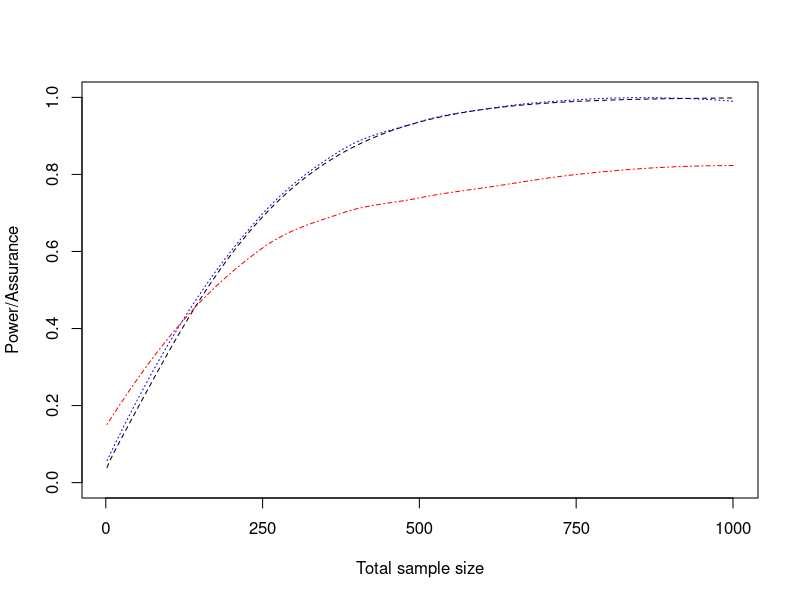

The R script that drew this image: (Note: a time limit stopped this script after it produced the figure.)
## ---- chunk 1
knitr::opts_chunk$set(echo = TRUE)
library(knitr)
library(tidyverse)
library(RColorBrewer)
## ---- chunk 2
MoxonidineData <- data.frame(RaisedcTni = c(23, 31), NotRaisedcTni = c(40, 47), row.names = c("Control", "Treatment"))
chisq.test(MoxonidineData, correct = F)
## ---- chunk 3
estBetaParams <- function(mu, var) {
  alpha <- ((1 - mu) / var - 1 / mu) * mu ^ 2
  beta <- alpha * (1 / mu - 1)
  return(params = list(alpha = alpha, beta = beta))
}
  
estBetaParams(0.45, 0.1^2)

## ---- chunk 4

N1vec <- seq(1,500)
N2vec <- seq(1,500)
powervec <- vector(length = 500)
for (i in 1:500){
  power <- power.prop.test(n=N1vec[i],p1=0.45,p2=0.3)
  powervec[i] <- power$power
}

plot(powervec, type = "l", ylim = c(0,1), xaxt = "n", xlab = "Total sample size", ylab = "Power/Assurance", lty=2)
axis(1, at = seq(0, 500,by = 125), labels = seq(0, 1000, by = 250))

assurancefunc <- function(n1, n2, m, v){
  n <- 10e1
  zvec <- vector(length=n)
  for (i in 1:n){
    theta1 <- rbeta(1, 10.7, 13.1) #Control
    rho <- rnorm(1, m, sd = sqrt(v))
    theta2 <- theta1 - rho #Treatment
    if (theta2 <0 ){
      zvec[i] <- NA
    } else {
      control <- rbinom(1, n1, theta1)
      treatment <- rbinom(1, n2, theta2)
      MoxonidineData <- data.frame(RaisedcTni = c(control, treatment),
              NotRaisedcTni = c(n1 - control, n2 - treatment), row.names = c("Control", "Treatment"))
      test <- chisq.test(MoxonidineData, correct = F)
      zvec[i] <- test$p.value < 0.05
    }
  }
  zvec <-  na.omit(zvec)
  mean(zvec)
}

#Scenario 1
ass1 <- vector(length = 500)
for (i in 1:500){
  ass1[i] <- assurancefunc(N1vec[i], N2vec[i], m = 0.15, v = 0.0001)
}
lo1 = loess(ass1~N1vec)
lines(predict(lo1), lty=3, col="blue")


#Scenario 2
ass2 <- vector(length = 500)
for (i in 1:500){
  ass2[i] = assurancefunc(N1vec[i], N2vec[i], m = 0.15, v = 0.01)
}
lo2 = loess(ass2~N1vec)
lines(predict(lo2), lty=4, col="red")


#Scenario 3
ass3 <- vector(length = 500)
for (i in 1:500){
  ass3[i] = assurancefunc(N1vec[i], N2vec[i], m = 0.1, v  = 0.01)
}

lo3 = loess(ass3~N1vec)
lines(predict(lo3), lty=5, col="green")

legend("bottomright", legend = c("Power", "Scenario 1", "Scenario 2", "Scenario 3"), 
       col=c("black", "blue", "red", "green"), lty=2:5)
